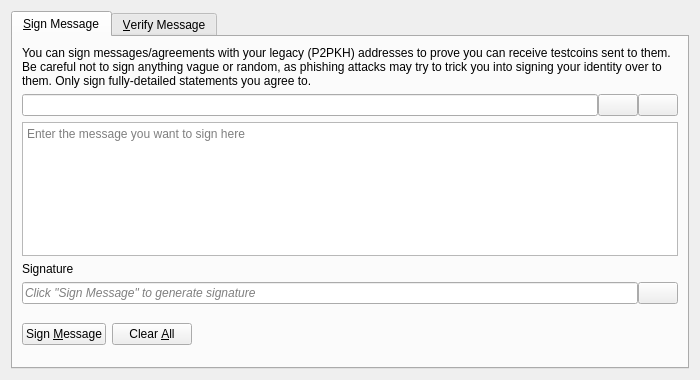
<?xml version="1.0" encoding="UTF-8"?>
<ui version="4.0">
 <class>SignVerifyMessageDialog</class>
 <widget class="QDialog" name="SignVerifyMessageDialog">
  <property name="geometry">
   <rect>
    <x>0</x>
    <y>0</y>
    <width>700</width>
    <height>380</height>
   </rect>
  </property>
  <property name="windowTitle">
   <string>Signatures - Sign / Verify a Message</string>
  </property>
  <property name="modal">
   <bool>true</bool>
  </property>
  <layout class="QVBoxLayout" name="verticalLayout">
   <item>
    <widget class="QTabWidget" name="tabWidget">
     <property name="currentIndex">
      <number>0</number>
     </property>
     <widget class="QWidget" name="tabSignMessage">
      <attribute name="title">
       <string>&amp;Sign Message</string>
      </attribute>
      <layout class="QVBoxLayout" name="verticalLayout_SM">
       <item>
        <widget class="QLabel" name="infoLabel_SM">
         <property name="text">
          <string>You can sign messages/agreements with your legacy (P2PKH) addresses to prove you can receive testcoins sent to them. Be careful not to sign anything vague or random, as phishing attacks may try to trick you into signing your identity over to them. Only sign fully-detailed statements you agree to.</string>
         </property>
         <property name="textFormat">
          <enum>Qt::PlainText</enum>
         </property>
         <property name="wordWrap">
          <bool>true</bool>
         </property>
        </widget>
       </item>
       <item>
        <layout class="QHBoxLayout" name="horizontalLayout_1_SM">
         <property name="spacing">
          <number>0</number>
         </property>
         <item>
          <widget class="QValidatedLineEdit" name="addressIn_SM">
           <property name="toolTip">
            <string>The Testcoin address to sign the message with</string>
           </property>
          </widget>
         </item>
         <item>
          <widget class="QPushButton" name="addressBookButton_SM">
           <property name="toolTip">
            <string>Choose previously used address</string>
           </property>
           <property name="text">
            <string/>
           </property>
           <property name="icon">
            <iconset resource="../testcoin.qrc">
             <normaloff>:/icons/address-book</normaloff>:/icons/address-book</iconset>
           </property>
           <property name="shortcut">
            <string>Alt+A</string>
           </property>
           <property name="autoDefault">
            <bool>false</bool>
           </property>
          </widget>
         </item>
         <item>
          <widget class="QPushButton" name="pasteButton_SM">
           <property name="toolTip">
            <string>Paste address from clipboard</string>
           </property>
           <property name="text">
            <string/>
           </property>
           <property name="icon">
            <iconset resource="../testcoin.qrc">
             <normaloff>:/icons/editpaste</normaloff>:/icons/editpaste</iconset>
           </property>
           <property name="shortcut">
            <string>Alt+P</string>
           </property>
           <property name="autoDefault">
            <bool>false</bool>
           </property>
          </widget>
         </item>
        </layout>
       </item>
       <item>
        <widget class="QPlainTextEdit" name="messageIn_SM">
         <property name="toolTip">
          <string>Enter the message you want to sign here</string>
         </property>
         <property name="placeholderText">
          <string>Enter the message you want to sign here</string>
         </property>
        </widget>
       </item>
       <item>
        <widget class="QLabel" name="signatureLabel_SM">
         <property name="text">
          <string>Signature</string>
         </property>
         <property name="textFormat">
          <enum>Qt::PlainText</enum>
         </property>
        </widget>
       </item>
       <item>
        <layout class="QHBoxLayout" name="horizontalLayout_2_SM">
         <property name="spacing">
          <number>0</number>
         </property>
         <item>
          <widget class="QLineEdit" name="signatureOut_SM">
           <property name="placeholderText">
            <string>Click "Sign Message" to generate signature</string>
           </property>
           <property name="font">
            <font>
             <italic>true</italic>
            </font>
           </property>
           <property name="readOnly">
            <bool>true</bool>
           </property>
          </widget>
         </item>
         <item>
          <widget class="QPushButton" name="copySignatureButton_SM">
           <property name="toolTip">
            <string>Copy the current signature to the system clipboard</string>
           </property>
           <property name="text">
            <string/>
           </property>
           <property name="icon">
            <iconset resource="../testcoin.qrc">
             <normaloff>:/icons/editcopy</normaloff>:/icons/editcopy</iconset>
           </property>
           <property name="autoDefault">
            <bool>false</bool>
           </property>
          </widget>
         </item>
        </layout>
       </item>
       <item>
        <layout class="QHBoxLayout" name="horizontalLayout_3_SM">
         <item>
          <widget class="QPushButton" name="signMessageButton_SM">
           <property name="toolTip">
            <string>Sign the message to prove you own this Testcoin address</string>
           </property>
           <property name="text">
            <string>Sign &amp;Message</string>
           </property>
           <property name="icon">
            <iconset resource="../testcoin.qrc">
             <normaloff>:/icons/edit</normaloff>:/icons/edit</iconset>
           </property>
           <property name="autoDefault">
            <bool>false</bool>
           </property>
          </widget>
         </item>
         <item>
          <widget class="QPushButton" name="clearButton_SM">
           <property name="toolTip">
            <string>Reset all sign message fields</string>
           </property>
           <property name="text">
            <string>Clear &amp;All</string>
           </property>
           <property name="icon">
            <iconset resource="../testcoin.qrc">
             <normaloff>:/icons/remove</normaloff>:/icons/remove</iconset>
           </property>
           <property name="autoDefault">
            <bool>false</bool>
           </property>
          </widget>
         </item>
         <item>
          <spacer name="horizontalSpacer_1_SM">
           <property name="orientation">
            <enum>Qt::Horizontal</enum>
           </property>
           <property name="sizeHint" stdset="0">
            <size>
             <width>40</width>
             <height>48</height>
            </size>
           </property>
          </spacer>
         </item>
         <item>
          <widget class="QLabel" name="statusLabel_SM">
           <property name="font">
            <font>
             <weight>75</weight>
             <bold>true</bold>
            </font>
           </property>
           <property name="text">
            <string/>
           </property>
           <property name="wordWrap">
            <bool>true</bool>
           </property>
          </widget>
         </item>
         <item>
          <spacer name="horizontalSpacer_2_SM">
           <property name="orientation">
            <enum>Qt::Horizontal</enum>
           </property>
           <property name="sizeHint" stdset="0">
            <size>
             <width>40</width>
             <height>48</height>
            </size>
           </property>
          </spacer>
         </item>
        </layout>
       </item>
      </layout>
     </widget>
     <widget class="QWidget" name="tabVerifyMessage">
      <attribute name="title">
       <string>&amp;Verify Message</string>
      </attribute>
      <layout class="QVBoxLayout" name="verticalLayout_VM">
       <item>
        <widget class="QLabel" name="infoLabel_VM">
         <property name="text">
          <string>Enter the receiver's address, message (ensure you copy line breaks, spaces, tabs, etc. exactly) and signature below to verify the message. Be careful not to read more into the signature than what is in the signed message itself, to avoid being tricked by a man-in-the-middle attack. Note that this only proves the signing party receives with the address, it cannot prove sendership of any transaction!</string>
         </property>
         <property name="textFormat">
          <enum>Qt::PlainText</enum>
         </property>
         <property name="alignment">
          <set>Qt::AlignLeading|Qt::AlignLeft|Qt::AlignTop</set>
         </property>
         <property name="wordWrap">
          <bool>true</bool>
         </property>
        </widget>
       </item>
       <item>
        <layout class="QHBoxLayout" name="horizontalLayout_1_VM">
         <property name="spacing">
          <number>0</number>
         </property>
         <item>
          <widget class="QValidatedLineEdit" name="addressIn_VM">
           <property name="toolTip">
            <string>The Testcoin address the message was signed with</string>
           </property>
          </widget>
         </item>
         <item>
          <widget class="QPushButton" name="addressBookButton_VM">
           <property name="toolTip">
            <string>Choose previously used address</string>
           </property>
           <property name="text">
            <string/>
           </property>
           <property name="icon">
            <iconset resource="../testcoin.qrc">
             <normaloff>:/icons/address-book</normaloff>:/icons/address-book</iconset>
           </property>
           <property name="shortcut">
            <string>Alt+A</string>
           </property>
           <property name="autoDefault">
            <bool>false</bool>
           </property>
          </widget>
         </item>
        </layout>
       </item>
       <item>
        <widget class="QPlainTextEdit" name="messageIn_VM">
          <property name="toolTip">
            <string>The signed message to verify</string>
          </property>
          <property name="placeholderText">
            <string>The signed message to verify</string>
          </property>
        </widget>
       </item>
       <item>
        <widget class="QValidatedLineEdit" name="signatureIn_VM">
          <property name="toolTip">
            <string>The signature given when the message was signed</string>
          </property>
          <property name="placeholderText">
            <string>The signature given when the message was signed</string>
          </property>
        </widget>
       </item>
       <item>
        <layout class="QHBoxLayout" name="horizontalLayout_2_VM">
         <item>
          <widget class="QPushButton" name="verifyMessageButton_VM">
           <property name="toolTip">
            <string>Verify the message to ensure it was signed with the specified Testcoin address</string>
           </property>
           <property name="text">
            <string>Verify &amp;Message</string>
           </property>
           <property name="icon">
            <iconset resource="../testcoin.qrc">
             <normaloff>:/icons/transaction_0</normaloff>:/icons/transaction_0</iconset>
           </property>
           <property name="autoDefault">
            <bool>false</bool>
           </property>
          </widget>
         </item>
         <item>
          <widget class="QPushButton" name="clearButton_VM">
           <property name="toolTip">
            <string>Reset all verify message fields</string>
           </property>
           <property name="text">
            <string>Clear &amp;All</string>
           </property>
           <property name="icon">
            <iconset resource="../testcoin.qrc">
             <normaloff>:/icons/remove</normaloff>:/icons/remove</iconset>
           </property>
           <property name="autoDefault">
            <bool>false</bool>
           </property>
          </widget>
         </item>
         <item>
          <spacer name="horizontalSpacer_1_VM">
           <property name="orientation">
            <enum>Qt::Horizontal</enum>
           </property>
           <property name="sizeHint" stdset="0">
            <size>
             <width>40</width>
             <height>48</height>
            </size>
           </property>
          </spacer>
         </item>
         <item>
          <widget class="QLabel" name="statusLabel_VM">
           <property name="font">
            <font>
             <weight>75</weight>
             <bold>true</bold>
            </font>
           </property>
           <property name="text">
            <string/>
           </property>
           <property name="wordWrap">
            <bool>true</bool>
           </property>
          </widget>
         </item>
         <item>
          <spacer name="horizontalSpacer_2_VM">
           <property name="orientation">
            <enum>Qt::Horizontal</enum>
           </property>
           <property name="sizeHint" stdset="0">
            <size>
             <width>40</width>
             <height>48</height>
            </size>
           </property>
          </spacer>
         </item>
        </layout>
       </item>
      </layout>
     </widget>
    </widget>
   </item>
  </layout>
 </widget>
 <customwidgets>
  <customwidget>
   <class>QValidatedLineEdit</class>
   <extends>QLineEdit</extends>
   <header>qt/qvalidatedlineedit.h</header>
  </customwidget>
 </customwidgets>
 <resources>
  <include location="../testcoin.qrc"/>
 </resources>
 <connections/>
</ui>
